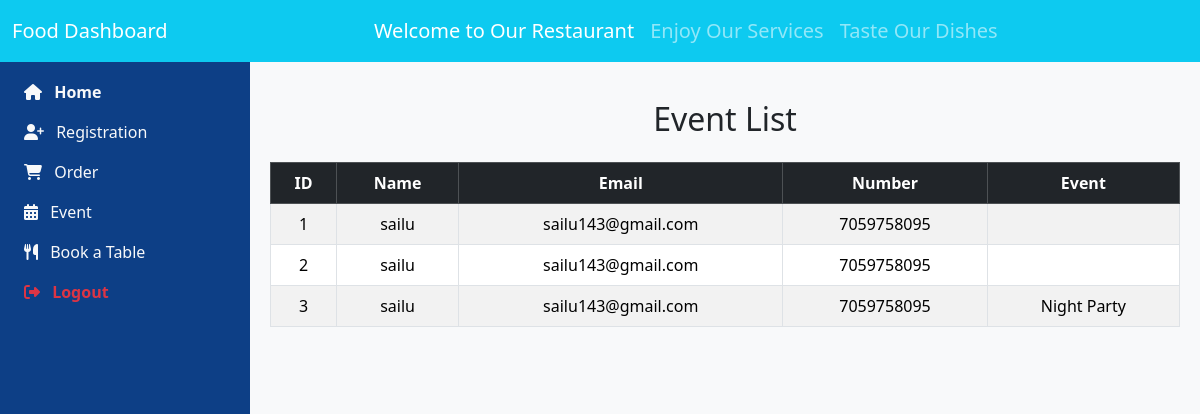
/event.php, run on the app's committed database.
### tables this page shows
CREATE TABLE `event` (
  `id` int(10) NOT NULL,
  `name` varchar(50) NOT NULL,
  `email` varchar(30) NOT NULL,
  `phone` double NOT NULL,
  `event` varchar(30) NOT NULL
);

### event.php (the view, shortened to what this page needs)
<!doctype html>
<html lang="en">
<head>
  <link href="https://cdn.jsdelivr.net/npm/bootstrap@5.3.8/dist/css/bootstrap.min.css" rel="stylesheet">
  <link rel="stylesheet" href="https://cdnjs.cloudflare.com/ajax/libs/font-awesome/6.5.0/css/all.min.css">
</head>
<body>
<header>
  <nav class="navbar navbar-expand-lg navbar-dark bg-info fixed-top">
    <div class="container-fluid">
      <a class="navbar-brand" href="#"><i class="bi bi-shop"></i> Food Dashboard</a>
      <div class="collapse navbar-collapse" id="navbarNav">
        <ul class="navbar-nav mx-auto mb-2 mb-lg-0">
          <li class="nav-item"><a class="nav-link active" href="#" style="font-size: 20px;">Welcome to Our Restaurant</a></li>
          <li class="nav-item"><a class="nav-link" href="#" style="font-size: 20px;">Enjoy Our Services</a></li>
          <li class="nav-item"><a class="nav-link" href="#" style="font-size: 20px;">Taste Our Dishes</a></li>
        </ul>
      </div>
    </div>
  </nav>
  <div class="sidebar pt-5">
    <ul class="nav flex-column mx-2 mt-4">
      <li class="nav-item">
        <a class="nav-link active text-light fw-bold" href="dash.php">
          <i class="fa-solid fa-house me-2"></i> Home
        </a>
      </li>
      <li class="nav-item">
        <a class="nav-link text-light" href="table.php">
          <i class="fa-solid fa-user-plus me-2"></i> Registration
        </a>
      </li>
      <li class="nav-item">
        <a class="nav-link text-light" href="#order">
          <i class="fa-solid fa-cart-shopping me-2"></i> Order
        </a>
      </li>
      <li class="nav-item">
        <a class="nav-link text-light" href="#event">
          <i class="fa-solid fa-calendar-days me-2"></i> Event
        </a>
      </li>
      <li class="nav-item">
        <a class="nav-link text-light" href="#book-table">
          <i class="fa-solid fa-utensils me-2"></i> Book a Table
        </a>
      </li>
      <li class="nav-item">
        <a class="nav-link text-danger fw-bold" href="index.php">
          <i class="fa-solid fa-right-from-bracket me-2"></i> Logout
        </a>
      </li>
    </ul>
  </div>
</header>
 <main>
<section>
      <div class="content">
      <h2 class="text-center mb-4">Event List</h2>
      <table class="table table-bordered table-striped text-center">
        <thead class="table-dark">
          <tr>
            <th scope="col">ID</th>
            <th scope="col">Name</th>
            <th scope="col">Email</th>
            <th scope="col">Number</th>
            <th scope="col">Event</th>
          </tr>
        </thead>
        <tbody>
          <?php
          include_once 'connect.php';
          $fetch_list = "SELECT * FROM event";
          $res = mysqli_query($con, $fetch_list);
          if (mysqli_num_rows($res) > 0):
              while ($user = mysqli_fetch_assoc($res)):
          ?>
          <tr>
              <td><?= htmlspecialchars($user['id']); ?></td>
            <td><?= htmlspecialchars($user['name']); ?></td>
            <td><?= htmlspecialchars($user['email']); ?></td>
            <td><?= htmlspecialchars($user['phone']); ?></td>
            <td><?= htmlspecialchars($user['event']); ?></td>
          </tr>
          <?php
              endwhile;
          else:
          ?>
          <tr>
            <td colspan="4" class="text-muted">No records found</td>
          </tr>
          <?php endif; ?>
        </tbody>
      </table>
    </div>
</section>
 </main>
</body>
</html>

### event.php (style rules this page uses)
body { overflow-x: hidden; background-color: #f8f9fa; }
.sidebar { height: 100vh; position: fixed; top: 0; left: 0; width: 250px; background-color: #0d3f86; }
.content { margin-left: 250px; margin-top: 80px; padding: 20px; }

### data on the page
event: id "1", name "sailu", email "sailu143@gmail.com", phone "7059758095"
event: id "2", name "sailu", email "sailu143@gmail.com", phone "7059758095"
event: id "3", name "sailu", email "sailu143@gmail.com", phone "7059758095", event "Night Party"
